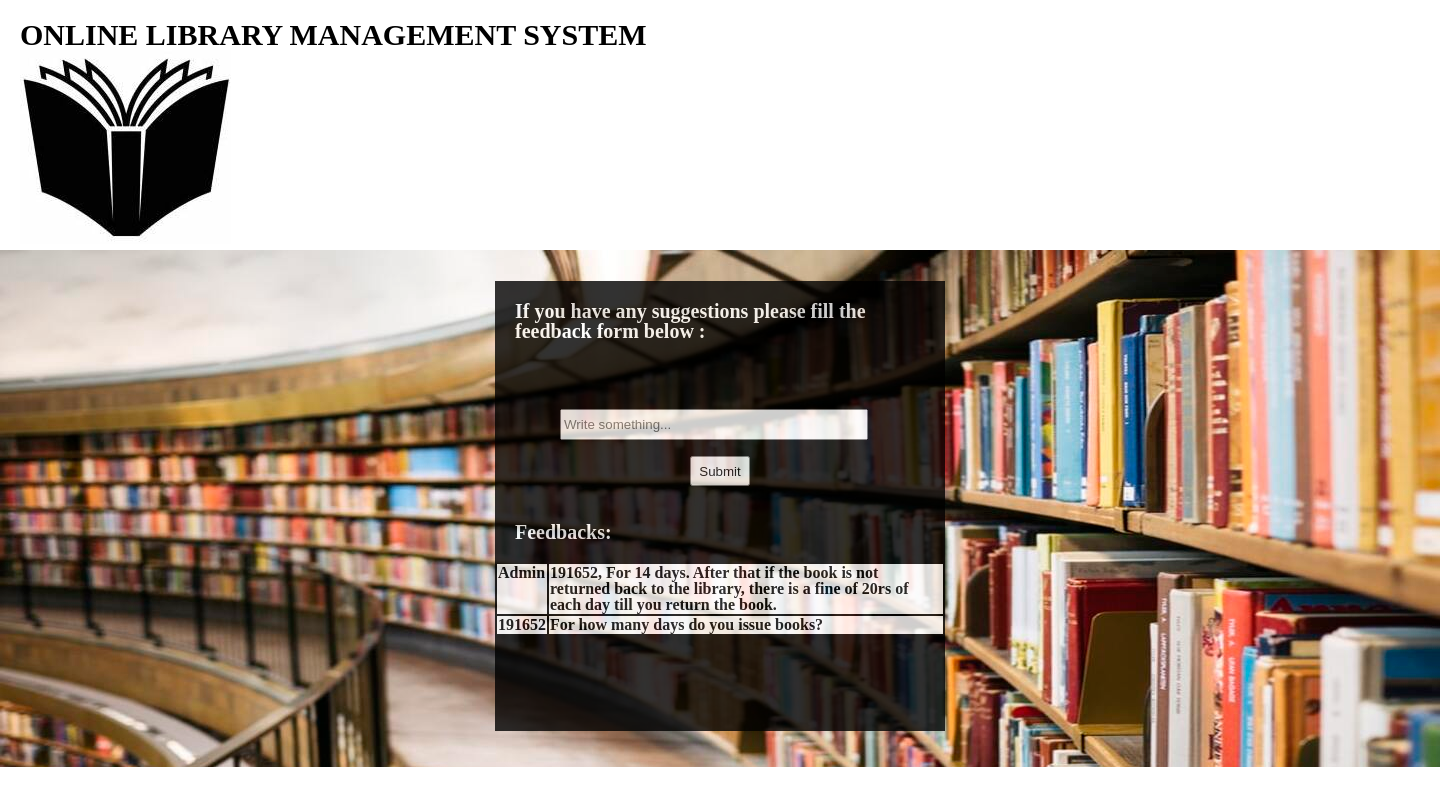
Page /feedback.php on the committed database.
### tables this page shows
CREATE TABLE `feedback` (
  `fid` int(100) NOT NULL,
  `fname` varchar(100) NOT NULL,
  `comments` varchar(500) NOT NULL
);

### feedback.php (the view, shortened to what this page needs)
<!DOCTYPE html>
<html>
<head>
	<link rel="stylesheet" type="text/css" href="style.css">
</head>
<body>
	<header>
		<div class="logo">
			<h1 style="color: black;font-size: 30px;">ONLINE LIBRARY MANAGEMENT SYSTEM</h1>
			<img src="images/logo.jpeg">
		</div>
	</header>
	<section>
		<br>
		<div class="box2">
		<h1 style="padding: 20px; font-size: 20px; color: white;">If you have any suggestions please fill the feedback form below :</h1>
		<form name="feedback" action="" method="post">
					<div class="feed">
			  	  	<br><br><br>
			  	  	<input type="text" name="comment" placeholder="Write something..."><br><br>
			  	  	<button name="submit">Submit</button><br>
			  	  	</div>
		</form>
		<br>
		<h2 style="padding: 20px; font-size: 20px; color: white;">Feedbacks:<h2>
		<div class="scroll">
				<?php
			if(isset($_POST['submit']))
			{
				if(isset($_SESSION['aid']))
				{
				$sql="INSERT INTO `feedback`(`fname`, `comments`) VALUES('Admin', '$_POST[comment]');";
				}
				elseif(isset($_SESSION['id']))
				{
					$sql="INSERT INTO `feedback`(`fname`, `comments`) VALUES('$_SESSION[id]', '$_POST[comment]');";
				}
					if(mysqli_query($db,$sql))
					{
					$q="SELECT * FROM `feedback` ORDER BY `feedback`.`fid` DESC";
					$res=mysqli_query($db,$q);
					echo "<table class='table table-bordered'>";
						while ($row=mysqli_fetch_assoc($res))
						{
						echo "<tr style='background-color: white; border='1'>";
							echo "<td>"; echo $row['fname']; echo "</td>";
							echo "<td>"; echo $row['comments']; echo "</td>";
						echo "</tr>";
						}
					echo "</table>";
					}
			}
			else
			{
				$q="SELECT * FROM `feedback` ORDER BY `feedback`.`fid` DESC";
					$res=mysqli_query($db,$q);
				echo "<table class='table table-bordered'>";
					while ($row=mysqli_fetch_assoc($res))
					{
						echo "<tr style='background-color: white; border='1'>";
							echo "<td>"; echo $row['fname']; echo "</td>";
							echo "<td>"; echo $row['comments']; echo "</td>";
						echo "</tr>";
					}
				echo "</table>";
			}
		?>
					</div>
	</section>
</body>
</html>

### style.css (style rules this page uses)
html, body, div, span, object, iframe, h1, h2, h3, h4, h5, h6, p, blockquote, pre, abbr, address, cite, code, del, dfn, em, img, ins, kbd, q, samp, small, strong, sub, sup, var, b, i, dl, dt, dd, ol, ul, li, fieldset, form, label, legend, caption, tbody, tfoot, thead, article, aside, canvas, details, figcaption, figure, footer, header, hgroup, menu, nav, section, summary, time, mark, audio, video { margin:0; padding:0; border:0; outline:0; font-size:100%; vertical-align:baseline; background:transparent; }
body { line-height:1; }
article,aside,details,figcaption,figure, footer,header,hgroup,menu,nav,section { display:block; }
input, select { vertical-align:middle; }
header { height: 250px; width: 1440px; background-color: white; }
section { height: 517px; width: 1440px; background-color: white; background-image: url(images/bg.jpg); }
.logo { float: left; padding-left: 20px; padding-top: 20px; }
input { height: 25px; width: 300px; }
button { height:30px; width: 60px; margin: auto 130px; }
.feed { margin: auto 65px; }
.box2 { height: 450px; width: 450px; background-color: black; margin:15px auto; opacity: 0.8; }
.scroll { width: 100%; height: 165px; overflow: auto; }

### rows in the picture
feedback: fname "Admin", comments "191652, For 14 days. After that if the book is not returned back to the library, there is a fine of 20rs of each day till you return the book."
feedback: fname "191652", comments "For how many days do you issue books?"
